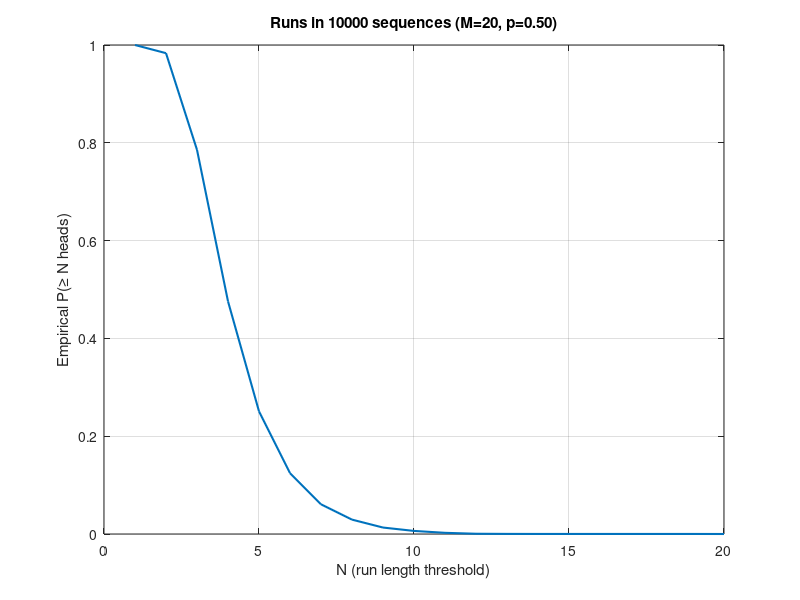

The MATLAB source for this figure:
function numerical_hep_stertch

% ---- Parameters ----
M = 20;         % length of each sequence
p = 0.5;         % probability of heads
numTrials = 10000;

% ---- Simulate sequences: M x numTrials logical matrix (1=head, 0=tail) ----
H = rand(M, numTrials) < p;

% ---- Compute max run-length of heads for each sequence ----
maxRun = zeros(1, numTrials);
for t = 1:numTrials
    x = H(:, t);
    d = diff([0; x; 0]);          % run starts/ends of ones
    starts = find(d == 1);
    ends   = find(d == -1) - 1;
    if isempty(starts)
        maxRun(t) = 0;
    else
        runLens = ends - starts + 1;
        maxRun(t) = max(runLens);
    end
end

% ---- Counts/probabilities for "≥ N heads in a row" for N=1..M ----
histMax = accumarray(maxRun(:) + 1, 1, [M + 1, 1]);  % include 0-bin
cumDesc = cumsum(flipud(histMax(2:end)));            % cumulative from top, skip 0
counts  = flipud(cumDesc);                           % counts(N) = # with maxRun ≥ N
probs   = counts / numTrials;

% ---- Display a quick summary ----
fprintf('Empirical P(≥ N heads in a row) over %d trials (M=%d, p=%.3f):\n', numTrials, M, p);
for N = 1:min(M,10)
    fprintf('  N=%2d: count=%5d, prob=%.4f\n', N, counts(N), probs(N));
end

% Optional: plot
figure; 
plot(1:M, probs, 'LineWidth', 1.5);
xlabel('N (run length threshold)'); ylabel('Empirical P(\geq N heads)');
title(sprintf('Runs in %d sequences (M=%d, p=%.2f)', numTrials, M, p));
grid on;
